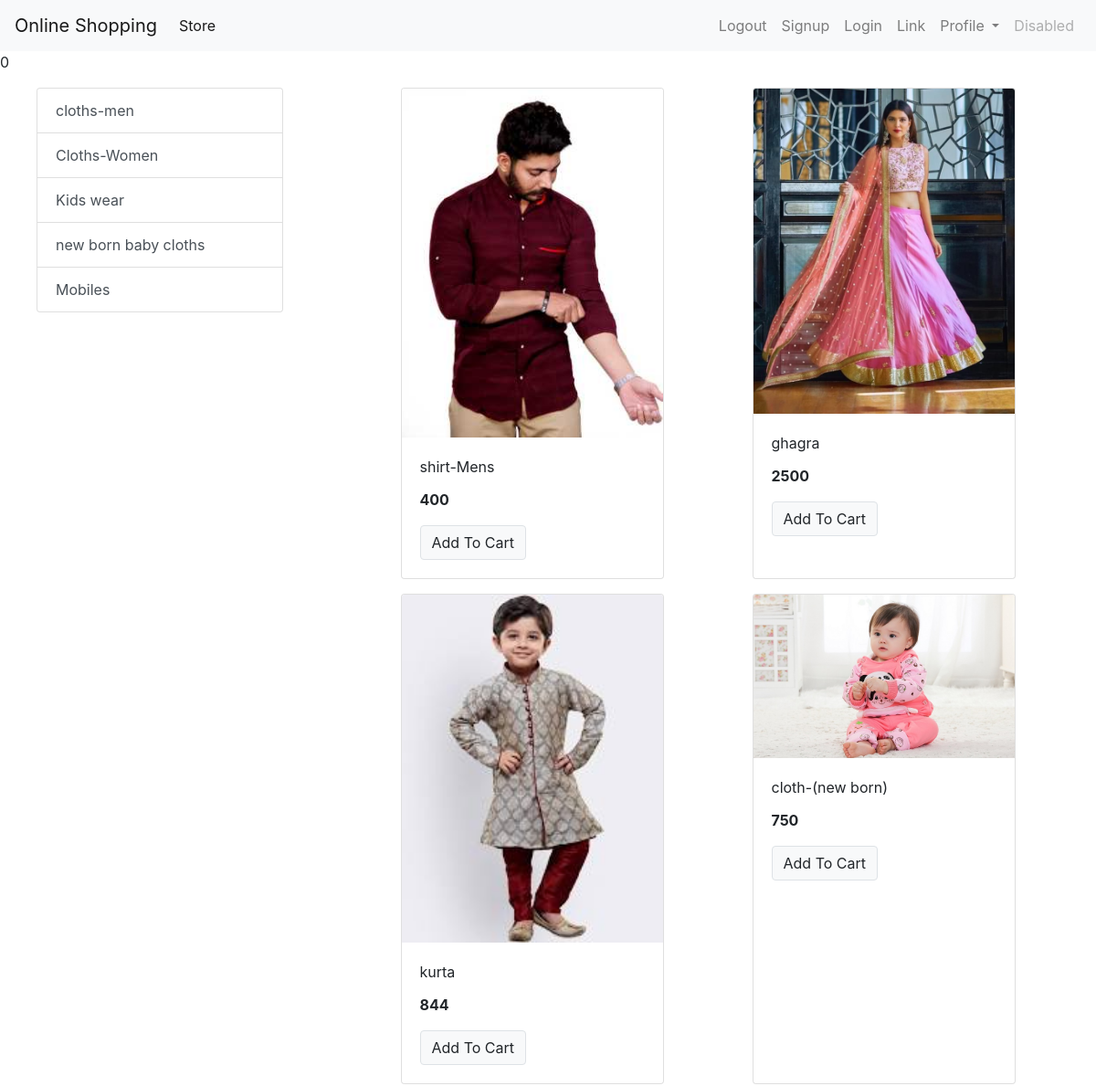
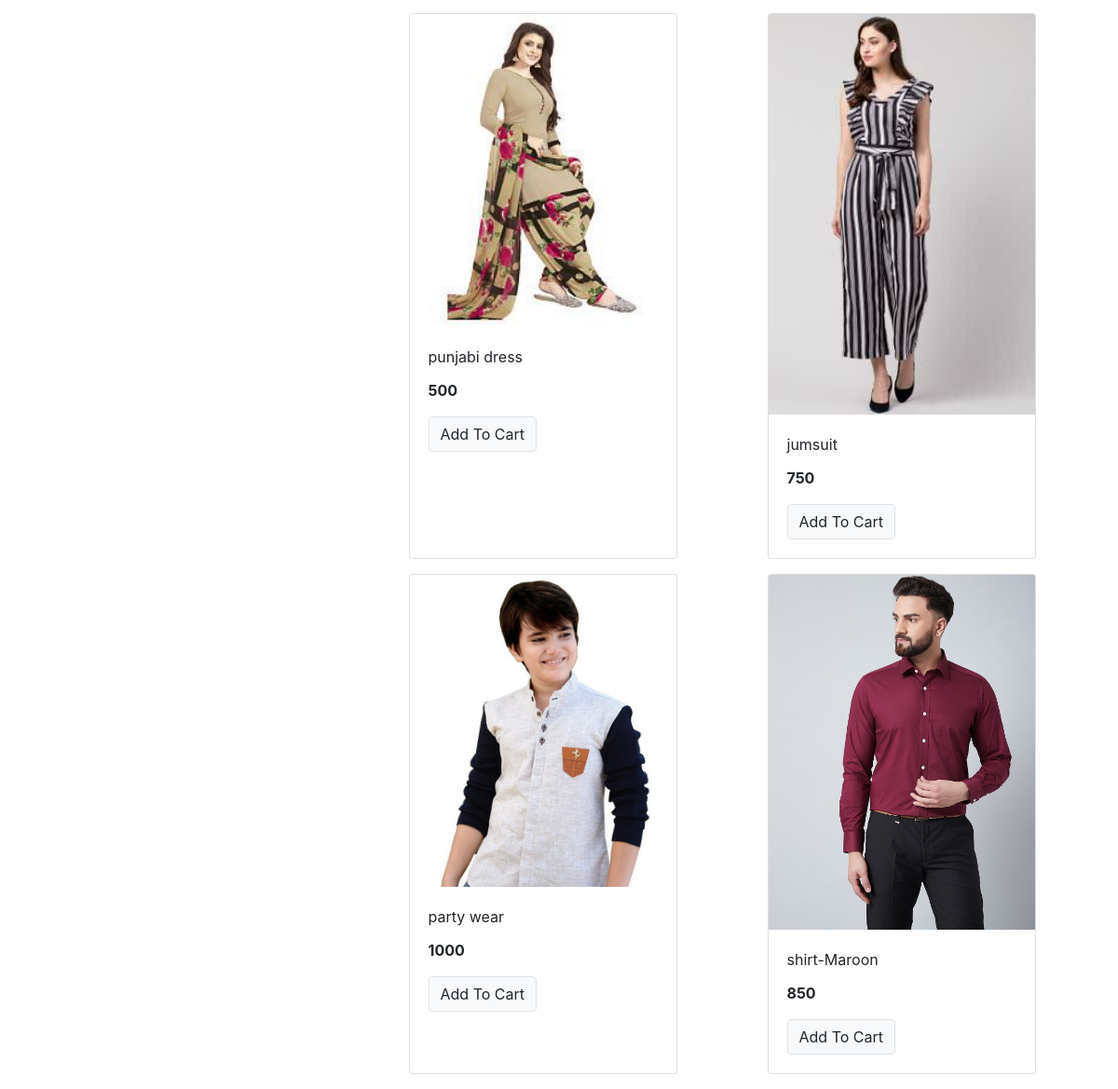
The page / on the database its author committed (2 pictures, top to bottom).
### Storeapp/models/category.py (models this page shows, shortened)
class Category(models.Model):
    name = models.CharField(max_length=20)
    @staticmethod
    def get_all_categories():
        return Category.objects.all()

### Storeapp/models/product.py (models this page shows, shortened)
class Product(models.Model):
    name = models.CharField(max_length=50)
    price = models.IntegerField(default=0)
    category = models.ForeignKey(Category , on_delete=models.CASCADE , default=1)
    description = models.CharField(max_length=200 , default='' , null=True , blank=True)
    image = models.ImageField(upload_to='uploads/products/')
    @staticmethod
    def get_all_products():
        return Product.objects.all()

### Storeapp/views.py (the view)
# urls.py: path('', index , name='homepage'),
def index(request):
    products = None
    categories = Category.get_all_categories()
    categoryID = request.GET.get('category')
    if categoryID:
        products = Product.get_all_products_by_categoryid(categoryID)
    else:
        products = Product.get_all_products();
    data = {}
    data['products'] = products
    data['categories'] = categories
    print('you are : ' , request.session.get('email'))
    return render(request , 'index.html' , data)

### Storeapp/templates/index.html (shortened to what this page needs)
{% extends 'base.html' %}
{% block content %}0
<div class="container-fluid mt-3">
  <div class="row">
    <div class="col-lg-3 mx-auto">
      <div class="list-group">
        {% for category in categories %}
        <a href="/?category={{category.id}}" class="list-group-item
        list-group-item-action ">{{category.name}}</a>
        {% endfor %}
      </div>
    </div>
    <div id='products' class="col-lg-8 mx-auto">
      <div class="row mx-auto">
        {% for product in products %}
        <div class="card mx-auto mb-3" style="width: 18rem;">
         <img class="card-img-top" src="{{product.image.url}}" alt="Card image cap">
         <div class="card-body">
           <p class="card-title">{{product.name}}</p>
           <p class="card-text"><b>{{product.price}}</b> </p>
           <a href="#" class="btn btn-light border bt">Add To Cart</a>
         </div>
       </div>
        {% endfor %}
       </div>
       </div>
    </div>
  </div>
{% endblock %}

### Storeapp/templates/base.html (shortened to what this page needs)
<!doctype html>
<html lang="en">
  <head>
    <link rel="stylesheet" href="https://maxcdn.bootstrapcdn.com/bootstrap/4.0.0/css/bootstrap.min.css">
  </head>
  <body>
    <nav class="navbar navbar-expand-lg navbar-light bg-light">
      <a class="navbar-brand" href="#">Online Shopping</a>
      <div class="collapse navbar-collapse" id="navbarSupportedContent">
        <ul class="navbar-nav mr-auto">
          <li class="nav-item active">
            <a class="nav-link" href="#">Store <span class="sr-only">(current)</span></a>
         </ul>
        <ul class="navbar-nav my-2 my-lg-0">
          <li class="nav-item ">
            <a class="nav-link" href="#">Logout <span class="sr-only">(current)</span></a>
          </li>
          <li class="nav-item ">
            <a class="nav-link" href="/signup">Signup <span class="sr-only">(current)</span></a>
          </li>
          <li class="nav-item ">
            <a class="nav-link" href="/login">Login <span class="sr-only">(current)</span></a>
          </li>
          <li class="nav-item">
            <a class="nav-link" href="#">Link</a>
          </li>
          <li class="nav-item dropdown">
            <a class="nav-link dropdown-toggle" href="#" id="navbarDropdown" role="button" data-toggle="dropdown" aria-haspopup="true" aria-expanded="false">
              Profile
            </a>
          </li>
          <li class="nav-item">
            <a class="nav-link disabled" href="#">Disabled</a>
          </li>
        </ul>
      </div>
    </nav>
    {% block content %}{% endblock %}
  </body>
</html>

### rows shown on the page
Category: name "cloths-men"
Category: name "Cloths-Women"
Category: name "Kids wear"
Category: name "new born baby cloths"
Category: name "Mobiles"
Product: image (picture), name "shirt-Mens", price "400"
Product: image (picture), name "ghagra", price "2500"
Product: image (picture), name "kurta", price "844"
Product: image (picture), name "cloth-(new born)", price "750"
Product: image (picture), name "punjabi dress", price "500"
Product: image (picture), name "jumsuit", price "750"
Product: image (picture), name "party wear", price "1000"
Product: image (picture), name "shirt-Maroon", price "850"
